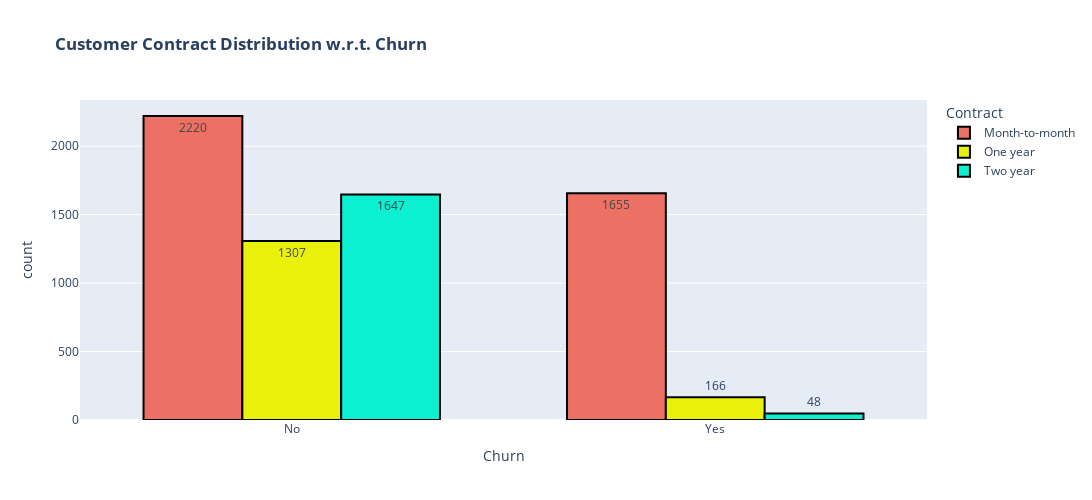

The code cell stored with this chart in its notebook:
### Code cell
fig = px.histogram(data, x='Churn', color='Contract', barmode='group', title='<b>Customer Contract Distribution w.r.t. Churn<b>',
                   color_discrete_sequence = ['#EC7063','#E9F00B','#0BF0D1'], text_auto=True)

fig.update_layout(width=1100, height=500, bargap=0.3)
fig.update_traces(marker_line_width=2,marker_line_color='black')

iplot(fig)

### Figure 1 — Plotly figure (JSON) as saved in the notebook; plotly's stock layout.template omitted (floating-point values rounded to 4 significant figures; data arrays with more than 128 entries replaced by an {"elided": "..."} marker saying what was removed)
{"data": [{"alignmentgroup": "True", "bingroup": "x", "hovertemplate": "Contract=Month-to-month<br>Churn=%{x}<br>count=%{y}<extra></extra>", "legendgroup": "Month-to-month", "marker": {"color": "#EC7063", "line": {"color": "black", "width": 2}, "pattern": {"shape": ""}}, "name": "Month-to-month", "offsetgroup": "Month-to-month", "orientation": "v", "showlegend": true, "texttemplate": "%{value}", "x": {"elided": "3875 str values"}, "xaxis": "x", "yaxis": "y", "type": "histogram"}, {"alignmentgroup": "True", "bingroup": "x", "hovertemplate": "Contract=One year<br>Churn=%{x}<br>count=%{y}<extra></extra>", "legendgroup": "One year", "marker": {"color": "#E9F00B", "line": {"color": "black", "width": 2}, "pattern": {"shape": ""}}, "name": "One year", "offsetgroup": "One year", "orientation": "v", "showlegend": true, "texttemplate": "%{value}", "x": {"elided": "1473 str values"}, "xaxis": "x", "yaxis": "y", "type": "histogram"}, {"alignmentgroup": "True", "bingroup": "x", "hovertemplate": "Contract=Two year<br>Churn=%{x}<br>count=%{y}<extra></extra>", "legendgroup": "Two year", "marker": {"color": "#0BF0D1", "line": {"color": "black", "width": 2}, "pattern": {"shape": ""}}, "name": "Two year", "offsetgroup": "Two year", "orientation": "v", "showlegend": true, "texttemplate": "%{value}", "x": {"elided": "1695 str values"}, "xaxis": "x", "yaxis": "y", "type": "histogram"}], "layout": {"bargap": 0.3, "barmode": "group", "height": 500, "legend": {"title": {"text": "Contract"}, "tracegroupgap": 0}, "title": {"text": "<b>Customer Contract Distribution w.r.t. Churn<b>"}, "width": 1100, "xaxis": {"anchor": "y", "domain": [0, 1], "title": {"text": "Churn"}}, "yaxis": {"anchor": "x", "domain": [0, 1], "title": {"text": "count"}}}}
